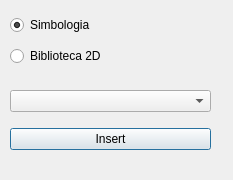
<?xml version="1.0" encoding="UTF-8"?>
<ui version="4.0">
 <class>Dialog</class>
 <widget class="QDialog" name="Dialog">
  <property name="geometry">
   <rect>
    <x>0</x>
    <y>0</y>
    <width>233</width>
    <height>180</height>
   </rect>
  </property>
  <property name="minimumSize">
   <size>
    <width>233</width>
    <height>180</height>
   </size>
  </property>
  <property name="windowTitle">
   <string>Biblioteca</string>
  </property>
  <widget class="QWidget" name="verticalLayoutWidget">
   <property name="geometry">
    <rect>
     <x>10</x>
     <y>10</y>
     <width>201</width>
     <height>61</height>
    </rect>
   </property>
   <layout class="QVBoxLayout" name="verticalLayout">
    <item>
     <widget class="QRadioButton" name="rb_simbologia">
      <property name="text">
       <string>Simbologia</string>
      </property>
      <property name="checkable">
       <bool>true</bool>
      </property>
      <property name="checked">
       <bool>true</bool>
      </property>
     </widget>
    </item>
    <item>
     <widget class="QRadioButton" name="rb_biblioteca2d">
      <property name="text">
       <string>Biblioteca 2D</string>
      </property>
      <property name="checked">
       <bool>false</bool>
      </property>
     </widget>
    </item>
   </layout>
  </widget>
  <widget class="QWidget" name="verticalLayoutWidget_2">
   <property name="geometry">
    <rect>
     <x>10</x>
     <y>80</y>
     <width>201</width>
     <height>80</height>
    </rect>
   </property>
   <layout class="QVBoxLayout" name="verticalLayout_2">
    <item>
     <widget class="QComboBox" name="lista"/>
    </item>
    <item>
     <widget class="QPushButton" name="bt_insert">
      <property name="text">
       <string>Insert</string>
      </property>
     </widget>
    </item>
   </layout>
  </widget>
 </widget>
 <resources/>
 <connections/>
</ui>
